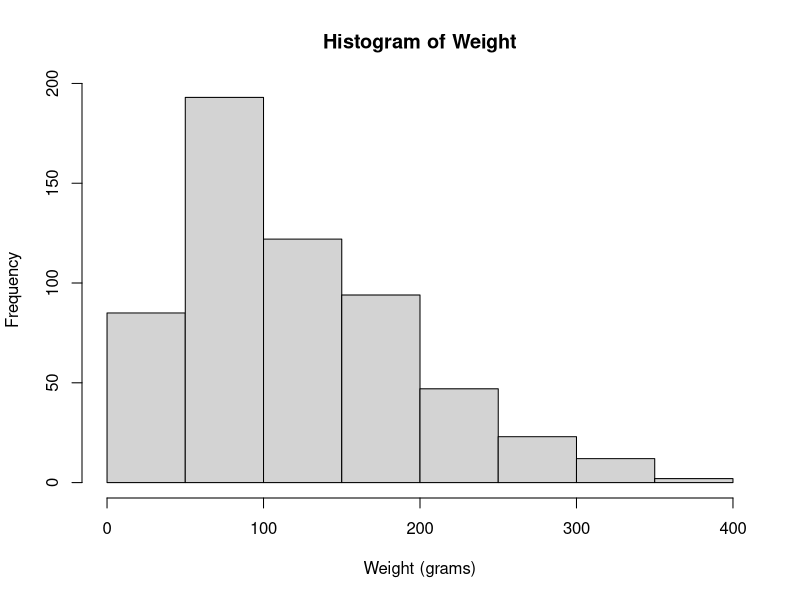
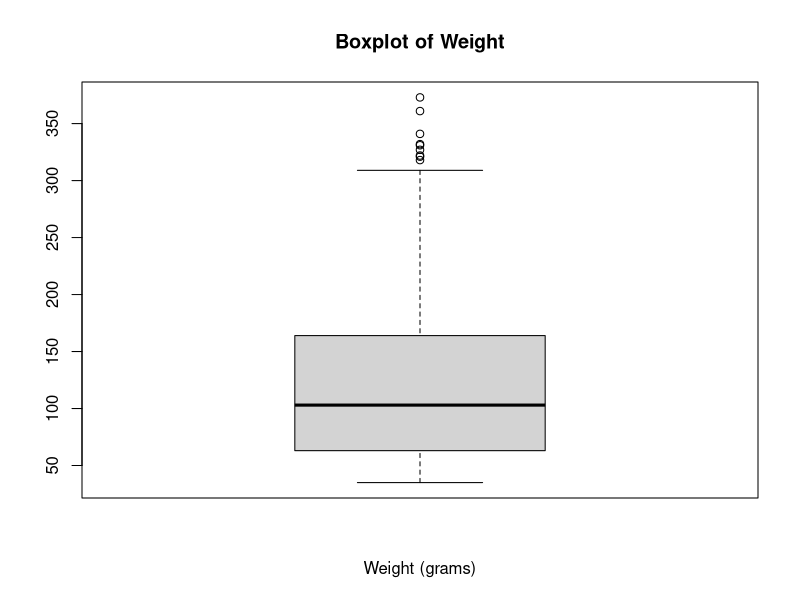
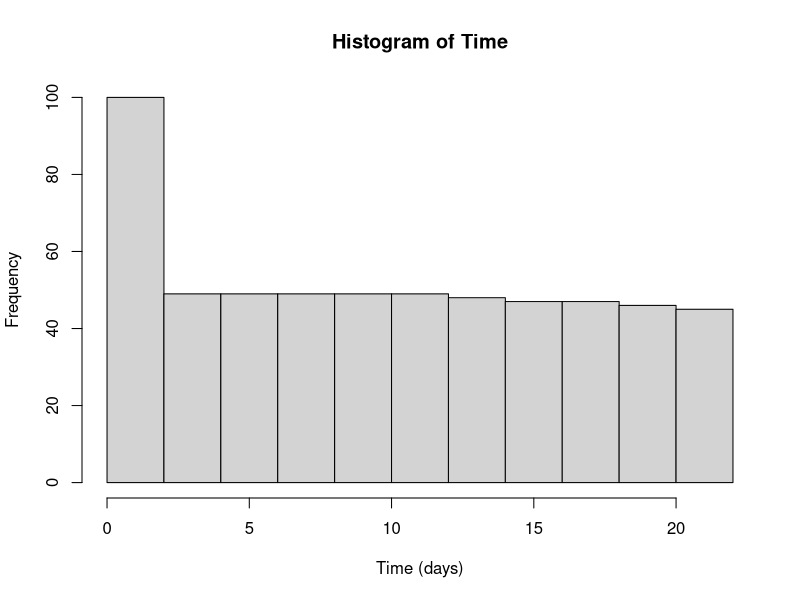
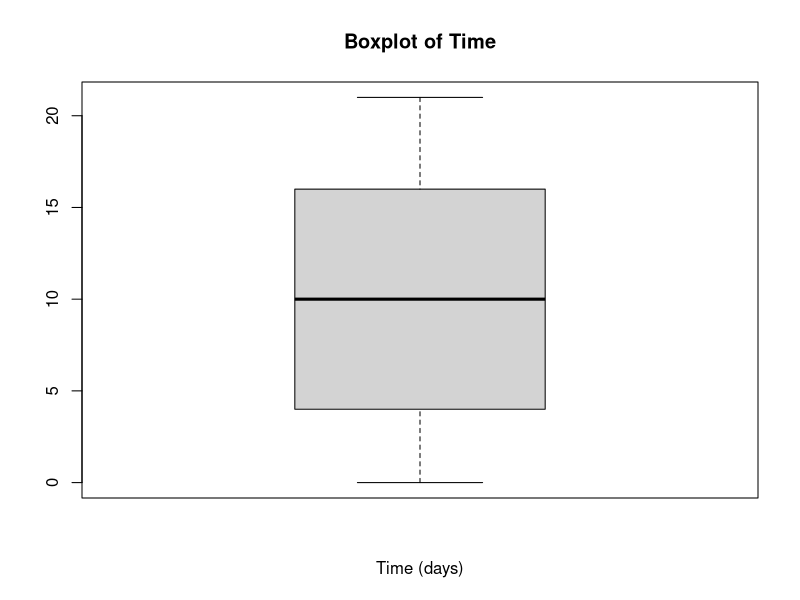

Here is the R script that generated these plots, in order: (Note: this script raises an error after producing the figures.)

#########################
### R as a Calculator ###
#########################

# Addition
2+8

# Subtraction
2-8

# Multiplication
2*8

# Division
2/8

# Remainder / Modulus
8 %% 3

# Exponents
2^8

# Square Root
sqrt(2)

# Absolute Value
abs(-3)

# Exponential Function
exp(2)

# Natural Logarithm
log(8)

# Logarithm with any base
log(8, base = 2)

# Trigonometric functions
sin(pi/2)
cos(pi)
tan(0)

# BEDMAS
exp((-(2-5)^2)/(2*3)) / sqrt(2*pi*3)

###########################
### Variable Assignment ###
###########################
a <- 2
b <- 8
a+b

a = 2
b = 8
a+b

###############
### Vectors ###
###############

# Create a vector of numbers
v1 <- c(1, 4, 5, 3, 9, 8)

# Create a vector of strings
v2 <- c("STAT331", "linear", "regression")

# Find the length of a vector
length(v1)
length(v2)

# Create a vector that repeats the same element n times
rep(x = 3, times = 7)
rep(x = "cat", times = 4)

# Create a vector that is an integer sequence
1:10
22:27

# Create a vector that is an arbitrary sequence
seq(from = 0, to = 1, by = 0.1)
seq(from = 0, to = 1, length.out = 15)

# Indexing
v1[1]
v1[2]
v1[length(v1)]

# Adding an element to a vector
c(v1, 2)

# Removing an element
v1[-3]

# Sort a vector
sort(v1)

# Scalar arithmetic with a vector
v1 + 3
v1 - 3
v1 * 3
v1 / 3

# Elementwise vector arithmetic
v3 <- 1:6
v1 + v3
v1 - v3
v1 * v3
v1 / v3

####################################
### Numeric summaries of vectors ###
####################################
x <- rnorm(n = 100, mean = 0, sd = 1)

# Mean
mean(x)

# Variance
var(x)

# Standard Deviation
sd(x)

# Minimum
min(x)

# Maximum
max(x)

# Range
range(x)

# Median
median(x)

# Arbitrary Quantiles
quantile(x, probs = 0.5)
quantile(x, probs = c(0.05, 0.25, 0.75, 0.95))

# Rounding
round(x, digits = 4)
round(x, digits = 2)
round(x, digits = 0)

# General Summary
summary(x)

################
### Matrices ###
################

# Create a matrix
M1 <- matrix(data = v1, nrow = 2, ncol = 3, byrow = TRUE)
M2 <- matrix(data = v1, nrow = 2, ncol = 3, byrow = FALSE)

# Transpose a matrix
t(M1)

# Diagonal of a matrix
A <- matrix(data = rpois(n = 9, lambda = 10), nrow = 3, ncol = 3)
A
diag(A)

# Determinant of a matrix
det(A)

# Inverse of a matrix
solve(A)

# Matrix multiplication
A %*% solve(A)

# Create an identity  matrix
diag(5)

# Scalar arithmetic with a matrix
A+2
A-2
A*2
A/2

# Elementwise Matrix Arithmetic
B <- matrix(data = 1:9, nrow = 3, ncol = 3)
A+B
A-B
A*B
A/B

# Indexing
A[3,2]
A[c(1,3), c(1,3)]
A[1,]
A[,2]


#######################
### Simple Logicals ###
#######################
2 > 3
2 >= 3
2 < 3
2 <= 3
2 == 3
2 != 3

###########################
### Logicals and Vectors###
###########################
v1 > 3
v1 == 5
v1 > 3 | v1 <= 1
v1 > 3 & v1 <= 1

########################
### Logical Indexing ###
########################

which(v1 == 5)
which(v1 == min(v1))
which(v1 == max(v1))
v1[which(v1 %% 2 == 0)]
v1[which(v1 %% 2 != 0)]

#####################
### IF Statements ###
#####################

a <- 6
if(a == 5){
  print("a is equal to 5")
}else{
  print("a does not equal 5")
}

b <- 3
if(b == 5){
  print("b is equal to 5")
}else if(b > 5){
  print("b is greater than 5")
}else if(b < 5){
  print("b is less than 5")
}

#################
### FOR Loops ###
#################

for(i in 1:10){
  print(i)
}

for(i in v1){
  print(i)
}

for(i in v2){
  print(i)
}

for(i in 1:3){
  for(j in 1:5){
    print(paste("(", i, ",", j, ")", sep = ""))
  }
}

#########################
### Working with Data ###
#########################

# R contains many datasets already that you can work with simply by calling their names
# To see a list of all such datasets use the following command:
data()

# We're going to look at the "ChickWeight" dataset
? ChickWeight

# But most of the time we need load data into R from a file
getwd()
setwd("/Users/nstevens/Dropbox/Teaching/STAT_331/Tutorials/")

# Read in a .csv file
df <- read.csv(file = "ChickWeight.csv", header = TRUE)

# Read in a .txt file
df <- read.table(file = "ChickWeight.txt", header = TRUE)

# View the dataset in a spreadsheet window
View(df)

# View the dataset in the console
df

# Dimension of the data frame (rows/columns)
dim(df)

# View the top n rows of the dataframe
head(df, n = 10)

# View the bottom n rows of the dataframe
tail(df, n = 10)

# Summary of the dataframe
summary(df)

# "Chick" and "Diet" should be treated as categorical (not numeric) variables. In R
# a categorocal variable is called a "factor" variable. We should change this. But first
# let's figure out how to access specific columns of a data frame.

# Extracting columns that are named
df$Chick
df$Diet

# Extracting columns (in general) -- behaves like a matrix
df[,3]
df[,4]

# Confirm that the "Chick" and "Diet" variables are not treated as factors
is.factor(df$Chick)
is.factor(df$Diet)

# Coerce them to become factors
df$Chick <- as.factor(df$Chick)
is.factor(df$Chick)

df$Diet <- factor(df$Diet, levels = 1:4, labels = c("Diet 1", "Diet 2", "Diet 3", "Diet 4"))
is.factor(df$Diet)

# Sanity Check
summary(df)

################
### Plotting ###
################

# Univariate plots (for quantitative variables)
hist(x = df$weight, xlab = "Weight (grams)", main = "Histogram of Weight")
boxplot(x = df$weight, xlab = "Weight (grams)", main = "Boxplot of Weight")

hist(x = df$Time, xlab = "Time (days)", main = "Histogram of Time")
boxplot(x = df$Time, xlab = "Time (days)", main = "Boxplot of Time")

# Univariate plots (for categorical variables)
# First the table() function:
table(df$Diet)
barplot(x = table(df$Diet), main = "Frequency Barplot of Diet")
barplot(x = table(df$Diet)/sum(table(df$Diet)), main = "Relative Frequency Barplot of Diet")

pie(x = table(df$Diet), main = "Pie Chart of Diet")

# Bivariate plots (for quantitative variables)
plot(x = df$Time, y = df$weight, xlab = "Time (days)", ylab = "Weight (grams)", main = "Scatter Plot of Weight vs. Time")

# Bivariate plots (for quantitative and categorical variables)
boxplot(df$weight ~ df$Diet, ylab = "Weight (grams)", main = "Weight by Diet Type")

# Multiple plots in one window
par(mfrow = c(1,3))
hist(x = df$weight, xlab = "Weight (grams)", main = "Histogram of Weight")
plot(x = df$Time, y = df$weight, xlab = "Time (days)", ylab = "Weight (grams)", main = "Scatter Plot of Weight vs. Time")
boxplot(df$weight ~ df$Diet, ylab = "Weight (grams)", main = "Weight by Diet Type")

# Bivariate plots (for categorical variables)
# First the table() function:
table(df$Diet, df$Chick)
mosaicplot(x = table(df$Diet, df$Chick), xlab = "Diet", ylab = "Chick ID", main = "Chick ID by Diet")

# Look at another dataset which is a better illustration of this function
? HairEyeColor
HairEyeColor
mosaicplot(x = HairEyeColor[,,1], main = "Male Hair and Eye Colour")
mosaicplot(x = HairEyeColor[,,2], main = "Female Hair and Eye Colour")

# Adding lines to plots
plot(x = rnorm(n = 1000, mean = 0, sd = 1), y = rnorm(n = 1000, mean = 0, sd = 1), xlab = "", ylab = "", main = "", pch = 16, xlim = c(-3.5, 3.5), ylim = c(-3.5, 3.5))

# Diagonal Lines
abline(a = 0, b = 1, col = "red")

# Lines with any slope/intercept
abline(a = -1, b = 0.5, col = "green", lwd = 2)

# Horizontal and verticle lines
abline(h = 0, col = "blue", lwd = 2, lty = 2)
abline(v = -2, col = "purple", lwd = 2, lty = 3)

# Line Segments
segments(x0 = 1, y0 = -2, x1 = 3, y1 = -2, col = "magenta", lwd = 3, lty = 1)

# Adding a legend
legend("bottomright", legend = c("Diagonal", "General Line", "Horizontal", "Vertical", "Segment"), 
                      col = c("red", "green", "blue", "purple", "magenta"),
                      lwd = c(1, 2, 2, 2, 3),
                      lty = c(1, 1, 2, 3, 1))

# Add more points, but with a different colour and shape
points(x = rnorm(n = 100, mean = -3, sd = 0.2), y = rnorm(n = 100, mean = 3, sd = 0.2), col = "cyan", pch = 17)

#################################
### Probability Distributions ###
#################################

# The binomial distribution
dbinom(x = 5, size = 20, prob = 0.3)
pbinom(q = 5, size = 20, prob = 0.3)
qbinom(p = 0.5, size = 20, prob = 0.3)
rbinom(n = 10, size = 20, prob = 0.3)

# The Poisson distribution
dpois(x = 4, lambda = 10)
ppois(q = 4, lambda = 10)
qpois(p = 0.5, lambda = 10)
rpois(n = 10, lambda = 10)

# The normal distribution
plot(x = seq(-3, 3, 0.01), y = dnorm(x = seq(-3, 3, 0.01), mean = 0, sd = 1), type = "l", xlab = "", ylab = "", main = "Standard Normal Distribution", col = "darkred", lwd = 2)
pnorm(q = 1.96, mean = 0, sd = 1)
qnorm(p = 0.975, mean = 0, sd = 1)
rnorm(n = 10, mean = 0, sd = 1)

# Student's t-distribution
plot(x = seq(-3, 3, 0.01), y = dt(x = seq(-3, 3, 0.01), df = 25), type = "l", xlab = "", ylab = "", main = "t-Distribution with 25 degrees of freedom", col = "navyblue", lwd = 2)
pt(q = 0, df = 25)
qt(p = 0.90, df = 25)
rt(n = 10, df = 25)

# The F-distribution
plot(x = seq(0, 10, 0.01), y = df(x = seq(0, 10, 0.01), df1 = 25, df2 = 10), type = "l", xlab = "", ylab = "", main = "F-Distribution with 25 and 10 degrees of freedom", col = "darkgreen", lwd = 2)
pf(q = 2, df1 = 25, df2 = 10)
qf(p = 0.90, df1 = 25, df2 = 10)
rf(n = 10, df1 = 25, df2 = 10)

# The chi-squared distribution
plot(x = seq(0, 40, 0.1), y = dchisq(x = seq(0, 40, 0.1), df = 10), type = "l", xlab = "", ylab = "", main = "Chi-Squared Distribution with 10 degrees of freedom", col = "orchid4", lwd = 2)
pchisq(q = 10, df = 10)
qchisq(p = 0.90, df = 10)
rchisq(n = 10, df = 10)
